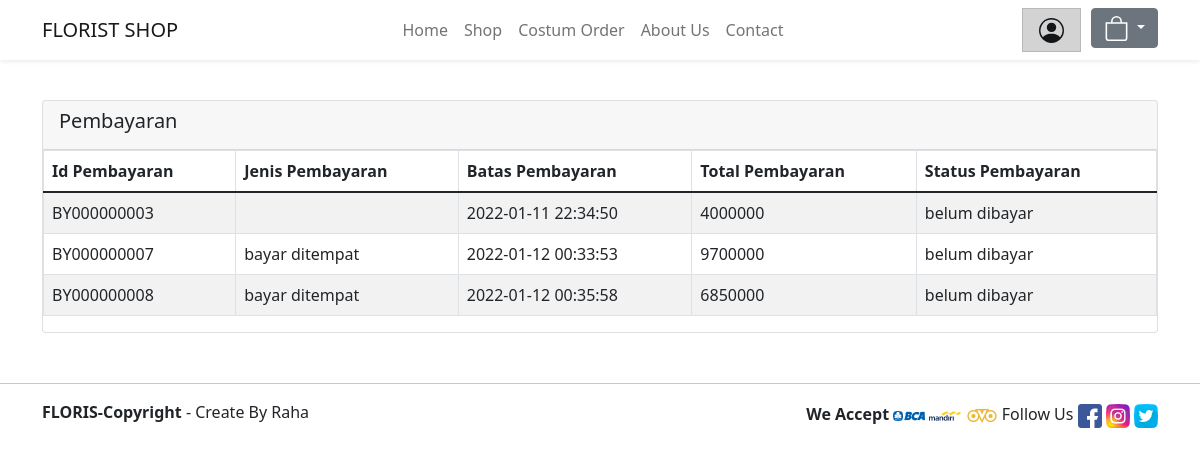
Page /pembayaran.php (signed in) on the committed database.
### tables this page shows
CREATE TABLE `pembayaran` (
  `id_pembayaran` char(20) NOT NULL,
  `id_user` char(20) NOT NULL,
  `total_harga_pembayaran` int(11) DEFAULT NULL,
  `tgl_pembayaran` datetime DEFAULT NULL,
  `expired` datetime DEFAULT NULL,
  `jenis_pembayaran` enum('bayar ditempat','transfer bank') DEFAULT NULL,
  `status` enum('sudah dibayar','belum dibayar') DEFAULT NULL
);

### koneksi.php (called while the page is built, shortened)
<?php
$conn = mysqli_connect("localhost", "root", "", "florist");
function query($query)
{
  global $conn;
  $result = mysqli_query($conn, $query);
  $rows = [];
  while ($row = mysqli_fetch_array($result)) {
    $rows[] = $row;
  }
  return $rows;
}

### pembayaran.php (the view, shortened to what this page needs)
<?php
require "koneksi.php";
$id_user = $_SESSION['id_user'];
$menu = query("SELECT * FROM pembayaran WHERE id_user = '$id_user'");
?>
<!doctype html>
<html lang="en">
<head>
  <link href="https://cdn.jsdelivr.net/npm/bootstrap@5.1.3/dist/css/bootstrap.min.css" rel="stylesheet">
</head>
<body>
  <nav class="navbar navbar-expand-lg navbar-light bg-white shadow-sm fixed-top">
    <div class="container">
      <a class="navbar-brand" href="#">FLORIST SHOP </a>
      <div class="collapse navbar-collapse" id="navbarNav">
        <ul class="navbar-nav ms-auto">
          <li class="nav-item">
            <a class="nav-link" aria-current="page" href="home_user.php">Home</a>
          </li>
          <li class="nav-item">
            <a class="nav-link" href="bouquet.php">Shop</a>
          </li>
          <li class="nav-item">
            <a class="nav-link" href="custom.php">Costum Order</a>
          </li>
          <li class="nav-item">
            <a class="nav-link" href="about.php">About Us</a>
          </li>
          <li class="nav-item">
            <a class="nav-link" href="#">Contact</a>
          </li>
        </ul>
      </div>
      <div class="collapse navbar-collapse" id="navbarNav" style="margin-left: 30px;">
        <ul class="navbar-nav ms-auto">
          <li class="nav-item">
            <a href="" class="list-group-item list-group-item-action list-group-item-dark">
            </a>
          </li>
          <li class="nav-item active" style="margin-left: 10px;">
            <div class="dropdown">
              <button class="btn btn-secondary dropdown-toggle" type="button" id="dropdownMenuButton1" data-bs-toggle="dropdown" aria-expanded="false">
                <svg xmlns="http://www.w3.org/2000/svg" width="25" height="25" fill="currentColor" class="bi bi-bag" viewBox="0 0 16 16">
                  <path d="M8 1a2.5 2.5 0 0 1 2.5 2.5V4h-5v-.5A2.5 2.5 0 0 1 8 1zm3.5 3v-.5a3.5 3.5 0 1 0-7 0V4H1v10a2 2 0 0 0 2 2h10a2 2 0 0 0 2-2V4h-3.5zM2 5h12v9a1 1 0 0 1-1 1H3a1 1 0 0 1-1-1V5z" />
                </svg>
              </button>
            </div>
          </li>
        </ul>
      </div>
    </div>
  </nav>
  <div class="container" style="padding-top: 100px; margin-bottom: 50px;">
    <div class="card">
      <div class="card-header">
        <h5>Pembayaran</h5>
      </div>
      <table class="table table-striped table-bordered">
        <thead class="align-middle">
          <tr>
            <th scope="col">Id Pembayaran</th>
            <th scope="col">Jenis Pembayaran</th>
            <th scope="col">Batas Pembayaran</th>
            <th scope="col">Total Pembayaran</th>
            <th scope="col">Status Pembayaran</th>
          </tr>
        </thead>
        <?php foreach ($menu as $row) { ?>
          <tr class="align-middle">
            <td><?= $row["id_pembayaran"]; ?></td>
            <td><?= $row["jenis_pembayaran"]; ?></td>
            <td><?= $row["expired"]; ?></td>
            <td><?= $row["total_harga_pembayaran"]; ?></td>
            <td><?= $row["status"]; ?></td>
          </tr>
        <?php }; ?>
      </table>
    </div>
  </div>
  <hr class="footer">
  <div class="container">
    <div class="row footer-body">
      <div class="col-md-6">
        <div class="copyright">
          <strong>FLORIS-Copyright</strong> <i class="far fa-copyright"></i>- Create By Raha</p>
        </div>
      </div>
      <div class="col-md-6 d-flex justify-content-end">
        <div class="icon-contact">
          <strong><label class="font-weight-bold">We Accept </label></strong>
          <a href="#"><img src="img/icon/bca.png" class="" data-toggle="tooltip" title="bca"></a>
          <a href="#"><img src="img/icon/mandiri.png" class="" data-toggle="tooltip" title="MandiriBank"></a>
          <a href="#"><img src="img/icon/ovo.png" class="" data-toggle="tooltip" title="ovopayment"></a>
          <label class="font-weight-bold">Follow Us </label>
          <a href="#"><img src="img/icon/fb.png" class="" data-toggle="tooltip" title="Facebook"></a>
          <a href="#"><img src="img/icon/ig.png" class="" data-toggle="tooltip" title="Instagram"></a>
          <a href="#"><img src="img/icon/twitter.png" class="" data-toggle="tooltip" title="Twitter"></a>
        </div>
      </div>
    </div>
  </div>
</body>
</html>

### pembayaran.php (style rules this page uses)
body { background-color: white; }

### rows in the picture
pembayaran: id_pembayaran "BY000000003", expired "2022-01-11 22:34:50", total_harga_pembayaran "4000000", status "belum dibayar"
pembayaran: id_pembayaran "BY000000007", jenis_pembayaran "bayar ditempat", expired "2022-01-12 00:33:53", total_harga_pembayaran "9700000", status "belum dibayar"
pembayaran: id_pembayaran "BY000000008", jenis_pembayaran "bayar ditempat", expired "2022-01-12 00:35:58", total_harga_pembayaran "6850000", status "belum dibayar"
